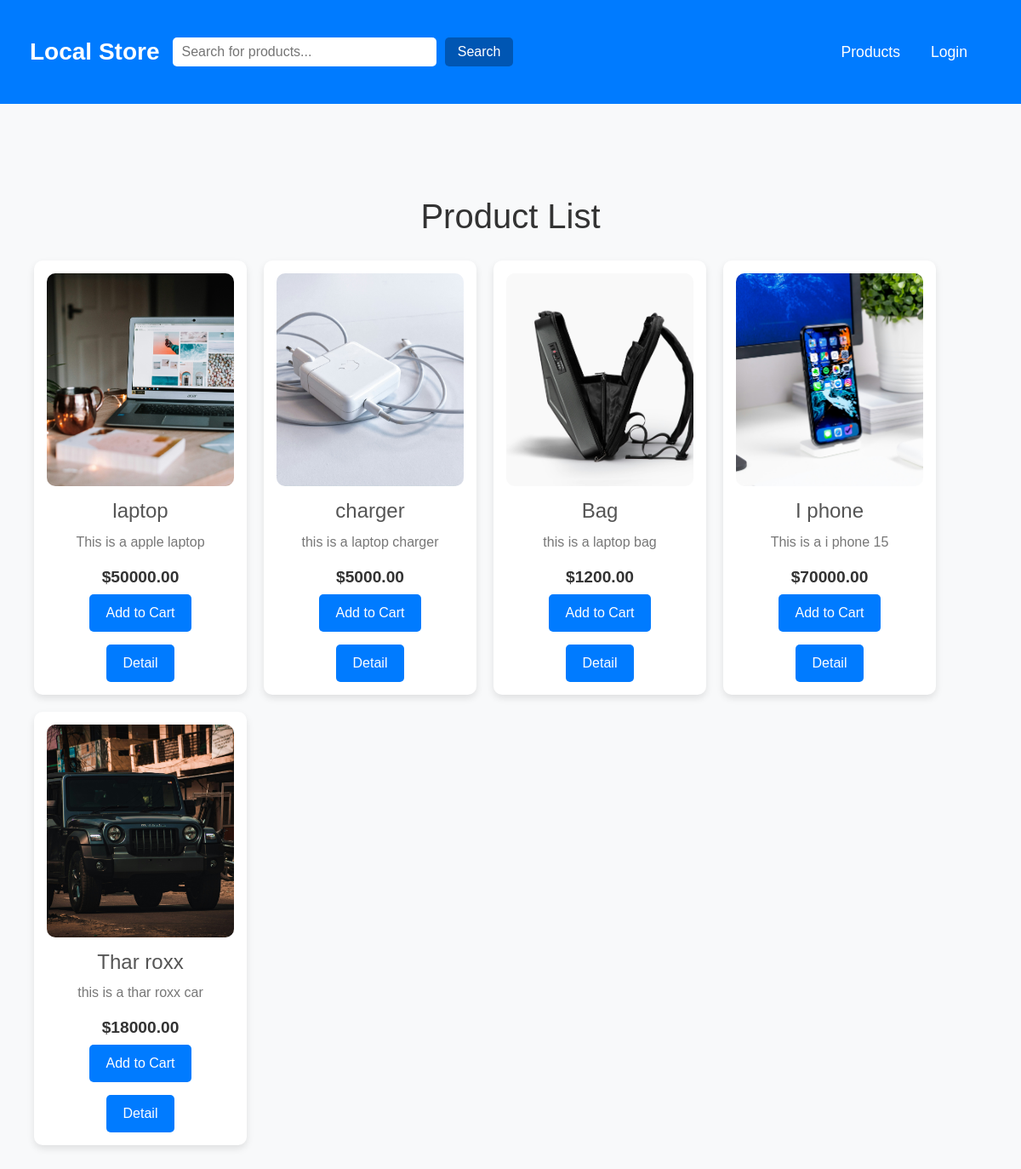
The page / on the database its author committed.
### apps/shop/models.py (models this page shows, shortened)
class Product(models.Model):
    name = models.CharField(max_length=100)
    description = models.TextField(max_length=50)
    price = models.DecimalField(max_digits=10, decimal_places=2)
    image = models.ImageField(upload_to='products/')
    category = models.CharField(max_length=50, blank=True)

### apps/shop/views.py (the view)
# urls.py: path('', ProductListView.as_view(), name='product_list'),
class ProductListView(ListView):
    model = Product
    template_name = 'product_list.html'
    context_object_name = 'products'

### Templates/product_list.html (shortened to what this page needs)
{% extends 'base.html' %}
{% block content %}
  <h1 style="text-align: center; font-family: 'Arial', sans-serif; color: #333;">Product List</h1>
  <div style="display: flex; flex-wrap: wrap; gap: 20px; justify-content: lefts; padding: 20px;">
    {% for product in products %}
      <div style="border-radius: 10px; box-shadow: 0 4px 8px rgba(0, 0, 0, 0.1); padding: 15px; text-align: center; width: 250px; background-color: #fff;">
        <img src="{{ product.image.url }}" alt="{{ product.name }}" style="width: 100%; height: 250px; object-fit: cover; border-radius: 10px;">
        <h2 style="font-size: 1.5em; margin: 15px 0 10px; color: #555;">{{ product.name }}</h2>
        <p style="font-size: 1em; color: #777; margin-bottom: 15px;">{{ product.description|truncatewords:20 }}</p>
        <p style="font-size: 1.2em; font-weight: bold; color: #333; margin-bottom: 5px;">${{ product.price }}</p>
      <form method="post" action="{% url 'add_to_cart' product.pk %}">
          <button type="submit" style="padding: 10px 20px; margin-bottom: 15px; background-color: #007BFF; color: #fff; border: none; border-radius: 5px; cursor: pointer;">
              Add to Cart
          </button>
        </form>
        <a href="{% url 'product-detail' pk=product.pk%}"><button style="padding: 10px 20px; background-color: #007BFF; color: #fff; border: none; border-radius: 5px; cursor: pointer;" >
          Detail
        </button></a>
      </div>
    {% endfor %}
  </div>
{% endblock %}

### Templates/base.html (shortened to what this page needs)
<!DOCTYPE html>
<html lang="en">
<head>
    <link rel="stylesheet" href="https://cdn.jsdelivr.net/npm/bootstrap@5.3.0/dist/css/bootstrap.min.css">
</head>
<body>
    <nav class="navbar navbar-expand-lg">
        <div class="container">
            <a class="navbar-brand" href="{% url 'product_list' %}">Local Store</a>
               <form class="d-flex search-bar" action="" method="GET">
                    <input type="text" name="query" placeholder="Search for products..." aria-label="Search">
                    <button type="submit">Search</button>
                </form>
            <div class="collapse navbar-collapse" id="navbarNav">
                <ul class="navbar-nav ms-auto">
                    <li class="nav-item">
                        <a class="nav-link" href="{% url 'product_list' %}">Products</a>
                    </li>
                    {% if user.is_authenticated %}
                    <li class="nav-item">
                        <a class="nav-link" href="{% url 'logout_user' %}">Logout</a>
                    </li>
                    {% else %}
                    <li class="nav-item">
                        <a class="nav-link" href="{% url 'login_view' %}">Login</a>
                    </li>
                    {% endif %}
                </ul>
            </div>
        </div>
    </nav>
    <div class="container mt-4">
    </div>
    <div class="container mt-4">
        {% block content %}{% endblock %}
    </div>
</body>
</html>

### Templates/base.html (style rules this page uses)
body { font-family: 'Arial', sans-serif; background-color: #f8f9fa; color: #333; margin: 0; padding: 0; }
.navbar { background-color: #007BFF; padding: 15px; }
.navbar-brand { font-size: 1.75em; font-weight: bold; color: #fff !important; }
.navbar-nav .nav-link { color: #fff !important; margin-right: 20px; font-size: 1.1em; transition: color 0.3s ease-in-out; }
.search-bar { display: flex; align-items: center; width: 100%; max-width: 400px; margin-left: auto; }
.search-bar input[type="text"] { width: 100%; padding: 5px 10px; border: none; border-radius: 5px; }
.search-bar button { padding: 5px 15px; margin-left: 10px; border: none; border-radius: 5px; background-color: #0056b3; color: #fff; cursor: pointer; transition: background-color 0.3s ease-in-out; }
.container { max-width: 1200px; margin: 0 auto; padding: 20px; }

### rows shown on the page
Product: image (picture), name "laptop", description "This is a apple laptop", price "50000.00"
Product: image (picture), name "charger", description "this is a laptop charger", price "5000.00"
Product: image (picture), name "Bag", description "this is a laptop bag", price "1200.00"
Product: image (picture), name "I phone", description "This is a i phone 15", price "70000.00"
Product: image (picture), name "Thar roxx", description "this is a thar roxx car", price "18000.00"
